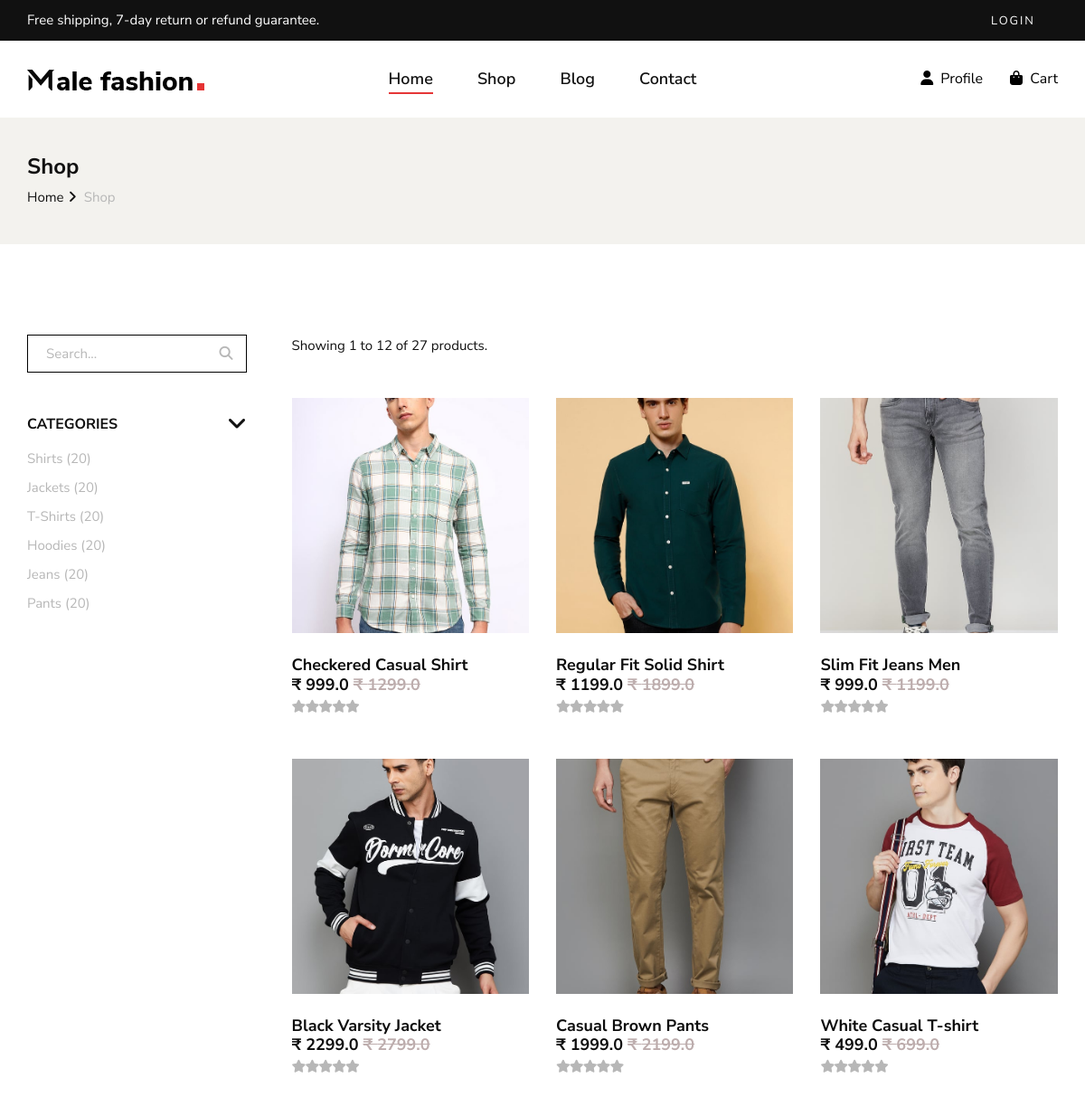
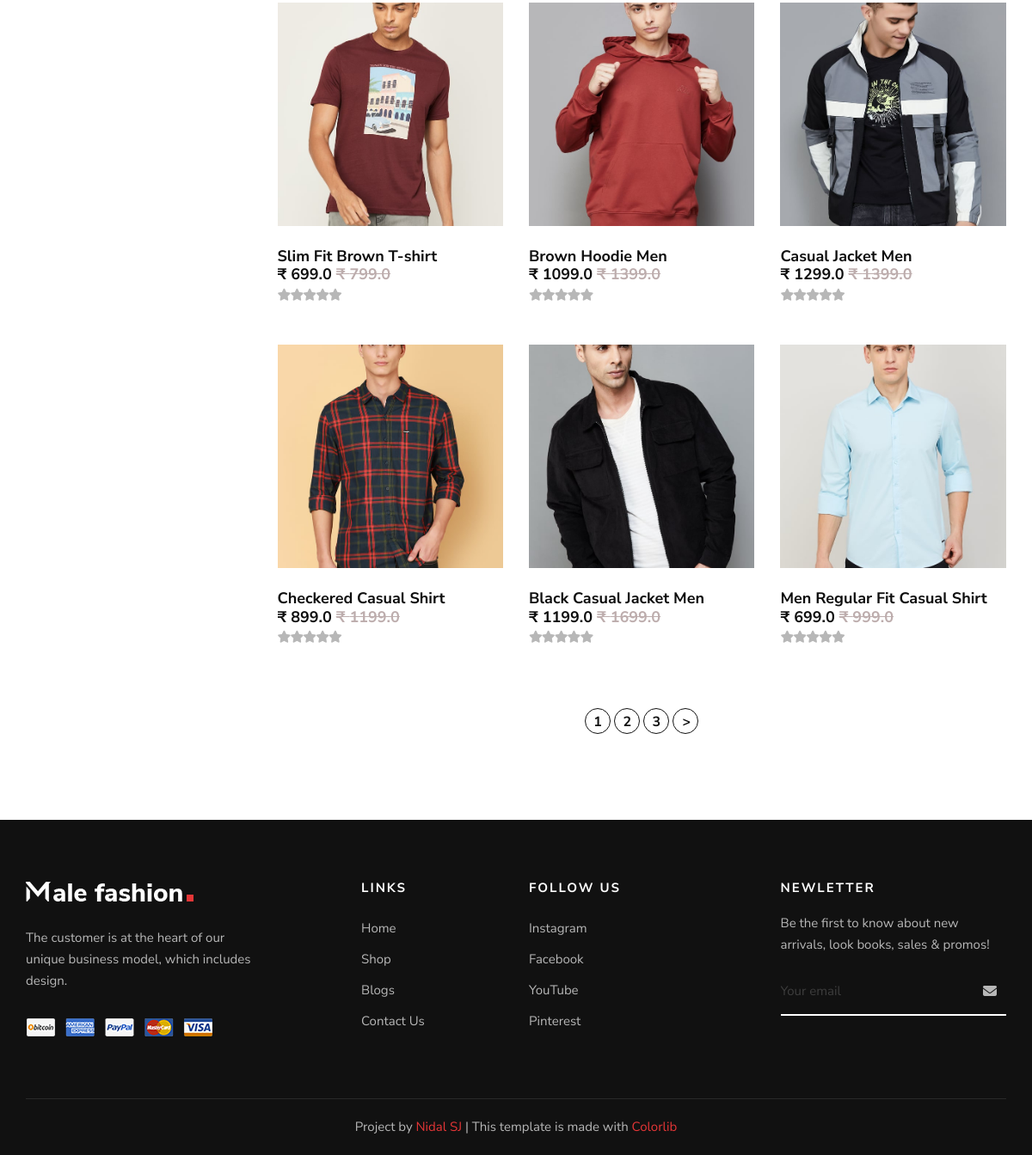
Page /products_list on the committed database (2 pictures, top to bottom).
### products/models.py (models this page shows, shortened)
class Product(models.Model):
    LIVE = 1
    DELETE = 0
    DELETE_CHOICES = ((LIVE, 'Live'), (DELETE, 'Delete'))
    PRODUCT_CATEGORIES = (
        ('shirts','Shirts'),
        ('jackets','Jackets'),
        ('tshirts','T-shirts'),
        ('hoodies','Hoodies'),
        ('jeans','Jeans'),
        ('pants','Pants'),
        )
    title = models.CharField(max_length=200)
    brand = models.CharField(max_length=100, null=True)
    category = models.CharField(max_length=50, null=True, choices=PRODUCT_CATEGORIES)
    price = models.FloatField()
    mrp_price = models.FloatField(null=True, default=0.0)
    size_s = models.BooleanField(default=False)
    size_m = models.BooleanField(default=False)
    size_l = models.BooleanField(default=False)
    size_xl = models.BooleanField(default=False)
    description = models.TextField()
    image1 = models.ImageField(upload_to='media/')
    image2 = models.ImageField(upload_to='media/')
    image3 = models.ImageField(upload_to='media/')
    on_hand_quantity = models.IntegerField()
    priority = models.IntegerField(default=0)
    delete_status = models.IntegerField(choices=DELETE_CHOICES, default=LIVE)
    created_at = models.DateTimeField(auto_now_add=True)
    updated_at = models.DateTimeField(auto_now=True)

### products/views.py (the view)
# urls.py: path('products_list', views.list_products, name='list_product'),
def list_products(request):
    page=1
    if request.GET:
        page=request.GET.get('page',1)
    product_list = Product.objects.order_by('priority')
    product_count = Product.objects.count()
    product_paginator=Paginator(product_list,12)
    product_list=product_paginator.get_page(page)
    context = {'products':product_list,
               'product_count':product_count}
    return render(request, 'products.html', context)

### products/templatetags/chunks.py (called while the page is built)
@register.filter(name='chunks')
def chunks(list_data, chunk_size):
    chunk=[]
    i=0
    for data in list_data:
        chunk.append(data)
        i=i+1
        if i==chunk_size:
            yield chunk
            i=0
            chunk=[]
    yield chunk

### templates/products.html (shortened to what this page needs)
{% extends 'base_layout.html' %}
{% block content %}
{% include 'products_list.html' %}
{% endblock content %}

### templates/products_list.html (shortened to what this page needs)
{% load static %}
{% load chunks %}
<section class="breadcrumb-option">
    <div class="container">
        <div class="row">
            <div class="col-lg-12">
                <div class="breadcrumb__text">
                    <h4>Shop</h4>
                    <div class="breadcrumb__links">
                        <a href="{% url 'home' %}">Home</a>
                        <span>Shop</span>
                    </div>
                </div>
            </div>
        </div>
    </div>
</section>
<section class="shop spad">
    <div class="container">
        <div class="row">
            <div class="col-lg-3">
                <div class="shop__sidebar">
                    <div class="shop__sidebar__search">
                        <form action="#">
                            <input type="text" placeholder="Search...">
                            <button type="submit"><i class="fa-solid fa-magnifying-glass"></i></button>
                        </form>
                    </div>
                    <div class="shop__sidebar__accordion">
                        <div class="accordion" id="accordionExample">
                            <div class="card">
                                <div class="card-heading">
                                    <a data-toggle="collapse" data-target="#collapseOne">Categories</a>
                                </div>
                                <div id="collapseOne" class="collapse show" data-parent="#accordionExample">
                                    <div class="card-body">
                                        <div class="shop__sidebar__categories">
                                            <ul class="nice-scroll" tabindex="1"
                                                style="overflow-y: hidden; outline: none;">
                                                <li><a href="#">Shirts (20)</a></li>
                                                <li><a href="#">Jackets (20)</a></li>
                                                <li><a href="#">T-Shirts (20)</a></li>
                                                <li><a href="#">Hoodies (20)</a></li>
                                                <li><a href="#">Jeans (20)</a></li>
                                                <li><a href="#">Pants (20)</a></li>
                                            </ul>
                                        </div>
                                    </div>
                                </div>
                            </div>
                        </div>
                    </div>
                </div>
            </div>
            <div class="col-lg-9">
                <div class="shop__product__option">
                    <div class="row">
                        <div class="col-lg-6 col-md-6 col-sm-6">
                            <div class="shop__product__option__left">
                                <p>Showing 1 to {{ products.paginator.per_page }} of {{ product_count }} products.</p>
                            </div>
                        </div>
                    </div>
                </div>
                {% for product_chunks in products|chunks:3 %}
                <div class="row">
                    {% for product in product_chunks %}
                    <div class="col-lg-4 col-md-6 col-sm-6">
                        <div class="product__item">
                            <a href="{% url 'product_details' product.id %}">
                                <div class="product__item__pic set-bg" data-setbg="{{product.image1.url}}">
                                </div>
                                <div class="product__item__text">
                                    <h5>{{ product.title }}</h5>
                                    <h5>₹ {{product.price}} <span style="color: rgb(189, 173, 173);"><s>₹
                                                {{product.mrp_price}}</s></span></h5>
                                    <div class="rating">
                                        <i class="fa fa-star"></i>
                                        <i class="fa fa-star"></i>
                                        <i class="fa fa-star"></i>
                                        <i class="fa fa-star"></i>
                                        <i class="fa fa-star-o"></i>
                                    </div>
                                </div>
                            </a>
                        </div>
                    </div>
                    {% endfor %}
                </div>
                {% endfor %}
                <div class="row">
                    <div class="col-lg-12">
                        <div class="product__pagination">
                            {% for i in products.paginator.page_range %}
                            <a class="active" href="?page={{i}}">{{i}}</a>
                            {% endfor %}
                            {% if products.has_next %}
                            <a class="active" href="?page={{products.next_page_number}}"><span>></span></a>
                            {% endif %}
                        </div>
                    </div>
                </div>
            </div>
        </div>
    </div>
</section>

### static/css/style.css (style rules this page uses)
html, body { height: 100%; font-family: "Nunito Sans", sans-serif; -webkit-font-smoothing: antialiased; }
h1, h2, h3, h4, h5, h6 { margin: 0; color: #111111; font-weight: 400; font-family: "Nunito Sans", sans-serif; }
h4 { font-size: 24px; }
h5 { font-size: 18px; }
p { font-size: 15px; font-family: "Nunito Sans", sans-serif; color: #3d3d3d; font-weight: 400; line-height: 25px; margin: 0 0 15px 0; }
ul, ol { padding: 0; margin: 0; }
.set-bg { background-repeat: no-repeat; background-size: cover; background-position: top center; }
.spad { padding-top: 100px; padding-bottom: 100px; }
.product__item { overflow: hidden; margin-bottom: 40px; }
.product__item__pic { height: 260px; position: relative; background-position: center center; }
.product__item__text { padding-top: 25px; position: relative; }
.product__item__text .rating { margin-bottom: 6px; }
.product__item__text .rating i { font-size: 14px; color: #b7b7b7; margin-right: -5px; }
.product__item__text h5 { color: #0d0d0d; font-weight: 700; }
.shop__sidebar { padding-right: 20px; }
.shop__sidebar__search { margin-bottom: 45px; }
.shop__sidebar__search form { position: relative; }
.shop__sidebar__search form input { width: 100%; font-size: 15px; color: #000; padding-left: 20px; border: 1px solid #000; height: 42px; }
.shop__sidebar__search form input::placeholder { color: #b7b7b7; }
.shop__sidebar__search form button { color: #b7b7b7; font-size: 15px; border: none; background: transparent; position: absolute; right: 0; padding: 0 15px; top: 0; height: 100%; }
.shop__sidebar__accordion .card { border: none; border-radius: 0; margin-bottom: 25px; }
.shop__sidebar__accordion .card:last-child { margin-bottom: 0; }
.shop__sidebar__accordion .card:last-child .card-body { padding-bottom: 0; border-bottom: none; }
.shop__sidebar__accordion .card-body { padding: 0; padding-top: 10px; padding-bottom: 20px; border-bottom: 1px solid #e5e5e5; }
.shop__sidebar__accordion .card-heading { cursor: pointer; }
.shop__sidebar__accordion .card-heading a { color: #111111; font-size: 16px; font-weight: 700; text-transform: uppercase; display: block; }
.shop__sidebar__categories ul, .shop__sidebar__price ul, .shop__sidebar__brand ul { height: 225px; }
.shop__sidebar__categories ul li, .shop__sidebar__price ul li, .shop__sidebar__brand ul li { list-style: none; }
.shop__sidebar__categories ul li a, .shop__sidebar__price ul li a, .shop__sidebar__brand ul li a { color: #b7b7b7; font-size: 15px; line-height: 32px; -webkit-transition: all, 0.3s; -o-transition: all, 0.3s; transition: all, 0.3s; }
.shop__sidebar__accordion .card-heading a:after, .shop__sidebar__accordion .card-heading>a.active[aria-expanded=false]:after { content: ""; font-family: "FontAwesome"; font-size: 24px; font-weight: 700; color: #111111; position: absolute; right: 0; top: 2px; line-height: 20px; }
.shop__product__option { margin-bottom: 45px; }
.shop__product__option p { color: #111111; margin-bottom: 0; }
.product__pagination { padding-top: 25px; text-align: center; }
.product__pagination a { display: inline-block; font-size: 16px; font-weight: 700; color: #111111; height: 30px; width: 30px; border: 1px solid transparent; border-radius: 50%; line-height: 30px; text-align: center; }
.product__pagination a.active { border-color: #111111; }
.product__pagination span { display: inline-block; font-size: 16px; font-weight: 700; color: #111111; padding-left: 10px; padding-right: 15px; }
.breadcrumb-option { background: #f3f2ee; padding: 40px 0; }
.breadcrumb__text h4 { color: #111111; font-weight: 700; margin-bottom: 8px; }
.breadcrumb__links a { font-size: 15px; color: #111111; margin-right: 18px; display: inline-block; position: relative; }
.breadcrumb__links a:after { position: absolute; right: -14px; top: 0; content: ""; font-family: "FontAwesome"; }
.breadcrumb__links span { font-size: 15px; color: #b7b7b7; display: inline-block; }
@media only screen and (min-width: 1200px) { .container { max-width: 1170px; } }

### rows in the picture
Product: shows a picture, title "Checkered Casual Shirt", price "999.0", mrp_price "1299.0"
Product: shows a picture, title "Regular Fit Solid Shirt", price "1199.0", mrp_price "1899.0"
Product: shows a picture, title "Slim Fit Jeans Men", price "999.0", mrp_price "1199.0"
Product: shows a picture, title "Black Varsity Jacket", price "2299.0", mrp_price "2799.0"
Product: shows a picture, title "Casual Brown Pants", price "1999.0", mrp_price "2199.0"
Product: shows a picture, title "White Casual T-shirt", price "499.0", mrp_price "699.0"
Product: shows a picture, title "Slim Fit Brown T-shirt", price "699.0", mrp_price "799.0"
Product: shows a picture, title "Brown Hoodie Men", price "1099.0", mrp_price "1399.0"
Product: shows a picture, title "Casual Jacket Men", price "1299.0", mrp_price "1399.0"
Product: shows a picture, title "Checkered Casual Shirt", price "899.0", mrp_price "1199.0"
Product: shows a picture, title "Black Casual Jacket Men", price "1199.0", mrp_price "1699.0"
Product: shows a picture, title "Men Regular Fit Casual Shirt", price "699.0", mrp_price "999.0"

### other values in the picture
{{ products.paginator.per_page }} "12"
{{ product_count }} "27"
{{ i }} "1" "2" "3"
